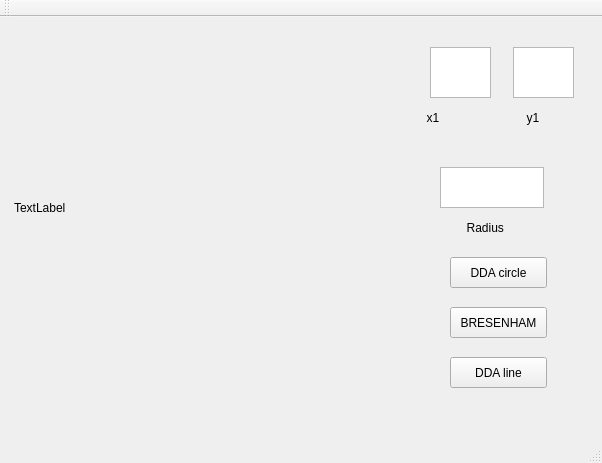
<?xml version="1.0" encoding="UTF-8"?>
<ui version="4.0">
 <class>MainWindow</class>
 <widget class="QMainWindow" name="MainWindow">
  <property name="geometry">
   <rect>
    <x>0</x>
    <y>0</y>
    <width>602</width>
    <height>463</height>
   </rect>
  </property>
  <property name="windowTitle">
   <string>MainWindow</string>
  </property>
  <widget class="QWidget" name="centralWidget">
   <widget class="QLabel" name="label">
    <property name="geometry">
     <rect>
      <x>14</x>
      <y>0</y>
      <width>371</width>
      <height>381</height>
     </rect>
    </property>
    <property name="text">
     <string>TextLabel</string>
    </property>
   </widget>
   <widget class="QPushButton" name="pushButton">
    <property name="geometry">
     <rect>
      <x>450</x>
      <y>240</y>
      <width>97</width>
      <height>31</height>
     </rect>
    </property>
    <property name="text">
     <string>DDA circle</string>
    </property>
   </widget>
   <widget class="QTextEdit" name="textEdit">
    <property name="geometry">
     <rect>
      <x>430</x>
      <y>30</y>
      <width>61</width>
      <height>51</height>
     </rect>
    </property>
   </widget>
   <widget class="QTextEdit" name="textEdit_2">
    <property name="geometry">
     <rect>
      <x>513</x>
      <y>30</y>
      <width>61</width>
      <height>51</height>
     </rect>
    </property>
   </widget>
   <widget class="QLabel" name="label_2">
    <property name="geometry">
     <rect>
      <x>410</x>
      <y>90</y>
      <width>65</width>
      <height>21</height>
     </rect>
    </property>
    <property name="text">
     <string>     x1</string>
    </property>
   </widget>
   <widget class="QLabel" name="label_3">
    <property name="geometry">
     <rect>
      <x>510</x>
      <y>90</y>
      <width>65</width>
      <height>21</height>
     </rect>
    </property>
    <property name="text">
     <string>     y1</string>
    </property>
   </widget>
   <widget class="QLabel" name="label_4">
    <property name="geometry">
     <rect>
      <x>460</x>
      <y>200</y>
      <width>65</width>
      <height>21</height>
     </rect>
    </property>
    <property name="text">
     <string>  Radius</string>
    </property>
   </widget>
   <widget class="QTextEdit" name="textEdit_3">
    <property name="geometry">
     <rect>
      <x>440</x>
      <y>150</y>
      <width>104</width>
      <height>41</height>
     </rect>
    </property>
   </widget>
   <widget class="QPushButton" name="pushButton_2">
    <property name="geometry">
     <rect>
      <x>450</x>
      <y>290</y>
      <width>97</width>
      <height>31</height>
     </rect>
    </property>
    <property name="text">
     <string>BRESENHAM</string>
    </property>
   </widget>
   <widget class="QPushButton" name="pushButton_3">
    <property name="geometry">
     <rect>
      <x>450</x>
      <y>340</y>
      <width>97</width>
      <height>31</height>
     </rect>
    </property>
    <property name="text">
     <string>DDA line</string>
    </property>
   </widget>
  </widget>
  <widget class="QMenuBar" name="menuBar">
   <property name="geometry">
    <rect>
     <x>0</x>
     <y>0</y>
     <width>602</width>
     <height>27</height>
    </rect>
   </property>
  </widget>
  <widget class="QToolBar" name="mainToolBar">
   <attribute name="toolBarArea">
    <enum>TopToolBarArea</enum>
   </attribute>
   <attribute name="toolBarBreak">
    <bool>false</bool>
   </attribute>
  </widget>
  <widget class="QStatusBar" name="statusBar"/>
 </widget>
 <layoutdefault spacing="6" margin="11"/>
 <resources/>
 <connections/>
</ui>
